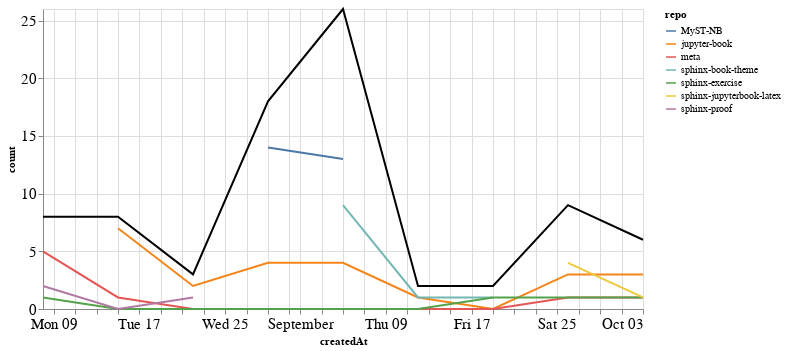

Write notebook code for a chart like this one.
### Markdown cell above
### Comments

### Code cell
comments_time = comments.groupby('repo').resample('W', on='createdAt').count()['author'].reset_index()
comments_time = comments_time.rename(columns={'author': 'count'})
comments_time_total = comments_time.groupby('createdAt').agg({"count": "sum"}).reset_index()
ch1 = alt.Chart(comments_time, width=600).mark_line().encode(
    x='createdAt',
    y='count',
    color='repo',
    tooltip="repo"
)

ch2 = alt.Chart(comments_time_total, width=600).mark_line(color="black").encode(
    x='createdAt',
    y='count',
)

ch1 + ch2

### Figure 1 — Vega-Lite specification as saved in the notebook (floating-point values rounded to 4 significant figures)
{"config": {"axisLeft": {"labelFontSize": 15}, "axisBottom": {"labelFontSize": 15}}, "layer": [{"data": {"name": "data-37500c5af1a0b1ed0cee744ab4c5cf80"}, "mark": "line", "encoding": {"color": {"type": "nominal", "field": "repo"}, "tooltip": {"type": "nominal", "field": "repo"}, "x": {"type": "temporal", "field": "createdAt"}, "y": {"type": "quantitative", "field": "count"}}, "width": 600}, {"data": {"name": "data-4e4daeaef9b8bc3e3ea965d34f32349f"}, "mark": {"type": "line", "color": "black"}, "encoding": {"x": {"type": "temporal", "field": "createdAt"}, "y": {"type": "quantitative", "field": "count"}}, "width": 600}], "$schema": "https://vega.github.io/schema/vega-lite/v4.8.1.json", "datasets": {"data-37500c5af1a0b1ed0cee744ab4c5cf80": [{"repo": "MyST-NB", "createdAt": "2021-08-29T00:00:00", "count": 14}, {"repo": "MyST-NB", "createdAt": "2021-09-05T00:00:00", "count": 13}, {"repo": "jupyter-book", "createdAt": "2021-08-15T00:00:00", "count": 7}, {"repo": "jupyter-book", "createdAt": "2021-08-22T00:00:00", "count": 2}, {"repo": "jupyter-book", "createdAt": "2021-08-29T00:00:00", "count": 4}, {"repo": "jupyter-book", "createdAt": "2021-09-05T00:00:00", "count": 4}, {"repo": "jupyter-book", "createdAt": "2021-09-12T00:00:00", "count": 1}, {"repo": "jupyter-book", "createdAt": "2021-09-19T00:00:00", "count": 0}, {"repo": "jupyter-book", "createdAt": "2021-09-26T00:00:00", "count": 3}, {"repo": "jupyter-book", "createdAt": "2021-10-03T00:00:00", "count": 3}, {"repo": "meta", "createdAt": "2021-08-08T00:00:00", "count": 5}, {"repo": "meta", "createdAt": "2021-08-15T00:00:00", "count": 1}, {"repo": "meta", "createdAt": "2021-08-22T00:00:00", "count": 0}, {"repo": "meta", "createdAt": "2021-08-29T00:00:00", "count": 0}, {"repo": "meta", "createdAt": "2021-09-05T00:00:00", "count": 0}, {"repo": "meta", "createdAt": "2021-09-12T00:00:00", "count": 0}, {"repo": "meta", "createdAt": "2021-09-19T00:00:00", "count": 0}, {"repo": "meta", "createdAt": "2021-09-26T00:00:00", "count": 1}, {"repo": "meta", "createdAt": "2021-10-03T00:00:00", "count": 1}, {"repo": "sphinx-book-theme", "createdAt": "2021-09-05T00:00:00", "count": 9}, {"repo": "sphinx-book-theme", "createdAt": "2021-09-12T00:00:00", "count": 1}, {"repo": "sphinx-book-theme", "createdAt": "2021-09-19T00:00:00", "count": 1}, {"repo": "sphinx-exercise", "createdAt": "2021-08-08T00:00:00", "count": 1}, {"repo": "sphinx-exercise", "createdAt": "2021-08-15T00:00:00", "count": 0}, {"repo": "sphinx-exercise", "createdAt": "2021-08-22T00:00:00", "count": 0}, {"repo": "sphinx-exercise", "createdAt": "2021-08-29T00:00:00", "count": 0}, {"repo": "sphinx-exercise", "createdAt": "2021-09-05T00:00:00", "count": 0}, {"repo": "sphinx-exercise", "createdAt": "2021-09-12T00:00:00", "count": 0}, {"repo": "sphinx-exercise", "createdAt": "2021-09-19T00:00:00", "count": 1}, {"repo": "sphinx-exercise", "createdAt": "2021-09-26T00:00:00", "count": 1}, {"repo": "sphinx-exercise", "createdAt": "2021-10-03T00:00:00", "count": 1}, {"repo": "sphinx-jupyterbook-latex", "createdAt": "2021-09-26T00:00:00", "count": 4}, {"repo": "sphinx-jupyterbook-latex", "createdAt": "2021-10-03T00:00:00", "count": 1}, {"repo": "sphinx-proof", "createdAt": "2021-08-08T00:00:00", "count": 2}, {"repo": "sphinx-proof", "createdAt": "2021-08-15T00:00:00", "count": 0}, {"repo": "sphinx-proof", "createdAt": "2021-08-22T00:00:00", "count": 1}], "data-4e4daeaef9b8bc3e3ea965d34f32349f": [{"createdAt": "2021-08-08T00:00:00", "count": 8}, {"createdAt": "2021-08-15T00:00:00", "count": 8}, {"createdAt": "2021-08-22T00:00:00", "count": 3}, {"createdAt": "2021-08-29T00:00:00", "count": 18}, {"createdAt": "2021-09-05T00:00:00", "count": 26}, {"createdAt": "2021-09-12T00:00:00", "count": 2}, {"createdAt": "2021-09-19T00:00:00", "count": 2}, {"createdAt": "2021-09-26T00:00:00", "count": 9}, {"createdAt": "2021-10-03T00:00:00", "count": 6}]}}
